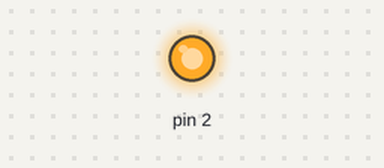
The sketch below on a simulated Arduino Mega 2560, built for the host (arithmetic inside an expression is 32-bit, double 64-bit). Parts: output pins drawn as LEDs (lit = HIGH). No radio packets arrive unless stated; what the sketch prints to the serial monitor is not drawn.

Above: at 2.0 s.
At 6.6 s:
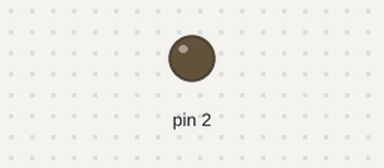
Timing chart, 0 to 8.6 s (numbered marks = the images above):
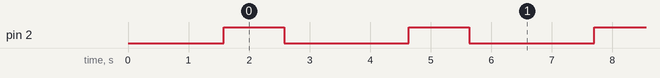

Measured:
- by itself, pin 2: alternates HIGH for 1.0 s and LOW for 2.1 s

The sketch:

sender.ino
```cpp
#include <SPI.h>
#include <LoRa.h>
#include <Wire.h>

#define DHTPIN 23

#define SCK     5    // GPIO5  -- SX1278's SCK
#define MISO    19   // GPIO19 -- SX1278's MISO
#define MOSI    27   // GPIO27 -- SX1278's MOSI
#define SS      18   // GPIO18 -- SX1278's CS
#define RST     14   // GPIO14 -- SX1278's RESET
#define DI0     26   // GPIO26 -- SX1278's IRQ(Interrupt Request)
#define BAND    915E6

unsigned int counter = 0;

String LoRaMessage = "";

void setup() {

  pinMode(2,OUTPUT);

  Serial.begin(115200);
  while (!Serial);
  Serial.println("LoRa Sender Test");

  SPI.begin(SCK,MISO,MOSI,SS);
  LoRa.setPins(SS,RST,DI0);
  while (!LoRa.begin(433E6))     //433E6 - Asia, 866E6 - Europe, 915E6 - North America
  {
    Serial.println(".");
    delay(500);

  }

  Serial.println("init ok");

  delay(1500);
}

void loop() {
  Serial.print("Sending packet: ");
  float h = 5.5;
  float t = 5.5;
  LoRaMessage = "41F 440 438 432 435 442 0A";
  // send packet
  LoRa.beginPacket();
  LoRa.print(LoRaMessage);
  LoRa.endPacket();

  counter++;
  digitalWrite(2, HIGH);   // turn the LED on (HIGH is the voltage level)
  delay(1000);                       // wait for a second
  digitalWrite(2, LOW);    // turn the LED off by making the voltage LOW
  delay(2000);                       // wait for a second
}
```
